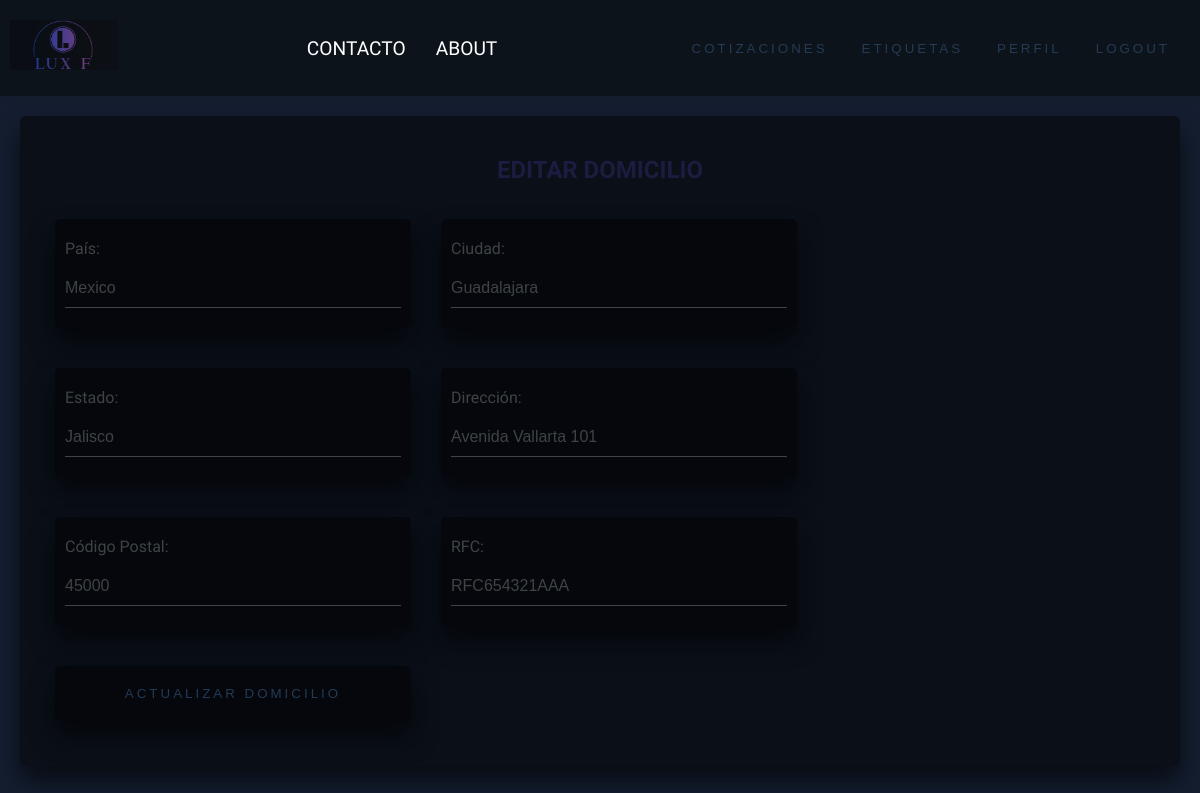
/editar_domicilio.php?id=4 (signed in), run on an earlier commit of the app's database.
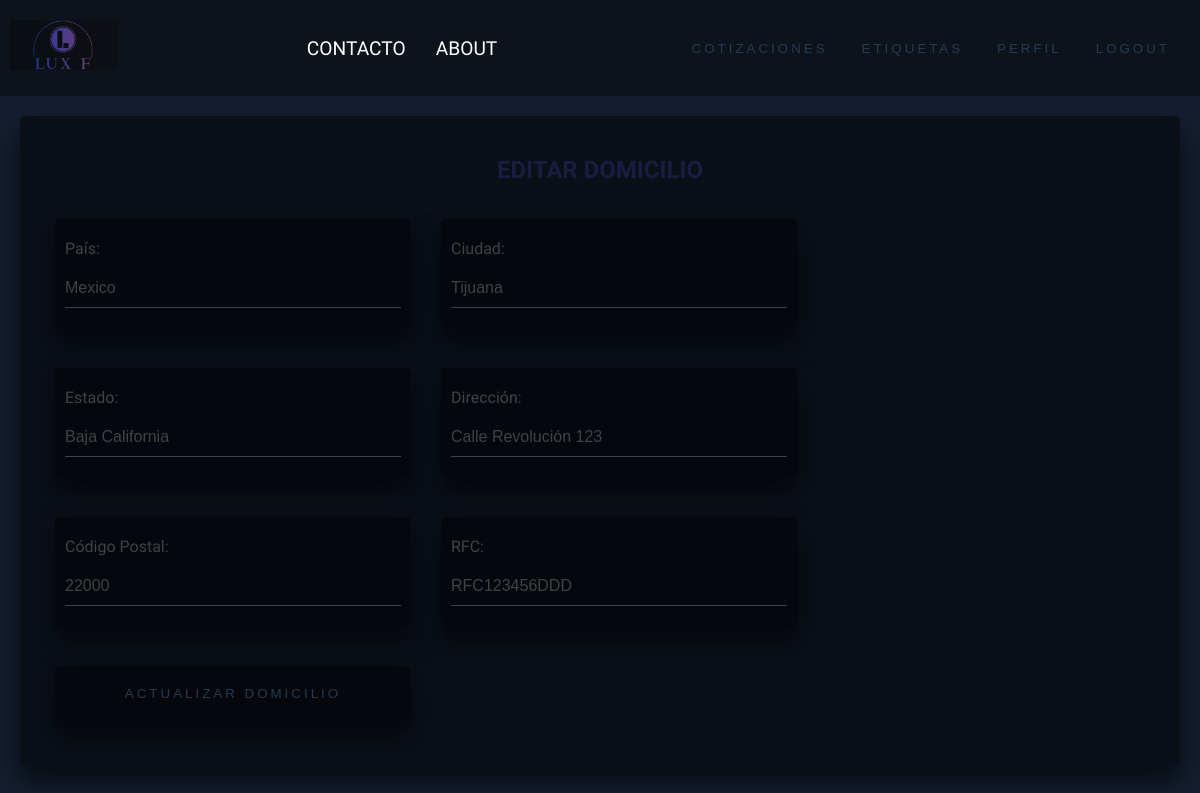
And on a later commit of the database.
### tables this page shows
CREATE TABLE `domicilio` (
  `id_domicilio` int(11) NOT NULL,
  `pais` varchar(20) DEFAULT NULL,
  `ciudad` varchar(20) DEFAULT NULL,
  `Estado` varchar(55) DEFAULT NULL,
  `direccion` varchar(65) DEFAULT NULL,
  `codigo_postal` int(5) DEFAULT NULL,
  `rfc` varchar(13) DEFAULT NULL,
  `id_contacto` int(11) NOT NULL
);

### editar_domicilio.php (the view, shortened to what this page needs)
<?php
$servername = "localhost";
$username = "root";
$password = "";
$database = "luxoflex";
$conn = new mysqli($servername, $username, $password, $database);
if (isset($_GET['id'])) {
    $id_domicilio = $_GET['id'];
    $sql = "SELECT * FROM domicilio WHERE id_domicilio = ?";
    $stmt = $conn->prepare($sql);
    $stmt->bind_param("i", $id_domicilio);
    $stmt->execute();
    $result = $stmt->get_result();
    $domicilio = $result->fetch_assoc();
}
?>
<!DOCTYPE html>
<html lang="es">
<head>
    <link rel="stylesheet" type="text/css" href="Perfil.css">
</head>
<body>
    <header>
        <nav>
            <div class="logo">
                <a href="inicio_users.php">
                    <img src="img_py/LUXFLEX.PNG" alt="LUXO FLEX" />
                </a>
            </div>
            <div class="menu">
                <ul>
                    <li><a href="/pricing">CONTACTO</a></li>
                    <li><a href="/about">ABOUT</a></li>
                </ul>
            </div>
            <div class="cta-buttons">
                <form method="post" action="<?php echo htmlspecialchars($_SERVER["PHP_SELF"]); ?>">
                    <button type="submit" name="venta" class="button">cotizaciones</button>
                    <button type="submit" name="etiquetas" class="button">etiquetas</button>
                    <button type="submit" name="perfil" class="button">perfil</button>
                    <button type="submit" name="logout" class="button">logout</button>
                </form>
            </div>
        </nav>
    </header>
    <div class="card-perfil">
        <h2>Editar Domicilio</h2>
        <form action="editar_domicilio.php?id=<?php echo $id_domicilio; ?>" method="post">
            <div class="card-domicilio">
                <label for="pais">País:</label>
                <input type="text" name="pais" required value="<?php echo $domicilio['pais']; ?>">
            </div>
            <div class="card-domicilio">
                <label for="ciudad">Ciudad:</label>
                <input type="text" name="ciudad" required value="<?php echo $domicilio['ciudad']; ?>">
            </div>
            <div class="card-domicilio">
                <label for="estado">Estado:</label>
                <input type="text" name="estado" required value="<?php echo $domicilio['Estado']; ?>">
            </div>
            <div class="card-domicilio">
                <label for="direccion">Dirección:</label>
                <input type="text" name="direccion" required value="<?php echo $domicilio['direccion']; ?>">
            </div>
            <div class="card-domicilio">
                <label for="codigo_postal">Código Postal:</label>
                <input type="text" name="codigo_postal" required value="<?php echo $domicilio['codigo_postal']; ?>">
            </div>
            <div class="card-domicilio">
                <label for="rfc">RFC:</label>
                <input type="text" name="rfc" required value="<?php echo $domicilio['rfc']; ?>">
            </div>
            <div class="card-domicilio">
            <button type="submit" name="update_domicilio" class="button">Actualizar Domicilio</button>
            </div>
        </form>
    </div>
</body>
</html>

### perfil.css (style rules this page uses)
html { height: 100%; }
body { margin: 0; padding: 0; background-color: #141e30; font-family: "Kanit", sans-serif; font-weight: 300; }
body { --sb-track-color: #232e33; --sb-thumb-color: #6baf8d; --sb-size: 6px; scrollbar-color: var(--sb-thumb-color) var(--sb-track-color); }
header { padding: 20px 0; box-shadow: 0px 0px 10px rgba(0, 0, 0, 0.1); color: #0d131a; transition: box-shadow 300ms cubic-bezier(0.4, 0, 0.2, 1) 0ms; background-color: #0d131a; }
nav { display: flex; justify-content: space-between; align-items: center; }
.logo { display: flex; align-items: center; }
.logo a { text-decoration: none; color: #ffffff; font-size: 1.5em; margin-right: 10px; margin-left: 10px; }
.logo img { max-height: 50px; }
.menu { display: flex; }
.menu ul { list-style-type: none; margin: 0; padding: 0; display: flex; }
.menu li { margin: 0 15px; }
.menu a { text-decoration: none; color: #ffffff; font-size: 1.2em; transition: 0.3s; }
.cta-buttons { display: flex; align-items: center; margin-right: 15px; }
.cta-buttons .button { color: #243b55; display: inline-block; padding: 10px 15px; border: none; border-radius: 5px; text-decoration: none; transition: 0.3s; background: transparent; cursor: pointer; letter-spacing: 3px; overflow: hidden; text-transform: uppercase; }
.card-perfil { padding: 20px; margin: 20px; border-radius: 5px; box-shadow: 0 15px 25px #00000099; background: #00000080; }
.card-perfil h1, h2 { color: #3e3b8f54; text-align: center; text-transform: uppercase; font-family: "Kanit", Light 300; }
.card-perfil form { display: flex; flex-direction: row; flex-wrap: wrap; }
.card-perfil .card-domicilio { display: flex; flex-wrap: wrap; gap: 1px; width: 30%; padding: 10px; margin: 15px; border-radius: 5px; box-shadow: 0 15px 25px #00000099; background: #00000080; margin-bottom: 25px; }
.card-perfil .card-domicilio label { top: 30px; left: 0; padding: 10px 0; font-size: 16px; color: #3e4446; pointer-events: none; transition: 0.5s; }
.card-perfil .card-domicilio input { width: 100%; padding: 10px 0; font-size: 16px; color: #3e4446; margin-bottom: 10px; border: none; border-bottom: 1px solid #3e4446; outline: none; background: transparent; }
.card-perfil .card-domicilio button { color: #243b55; display: inline-block; padding: 10px 15px; border: none; border-radius: 5px; text-decoration: none; transition: 0.3s; background: transparent; cursor: pointer; letter-spacing: 3px; overflow: hidden; text-transform: uppercase; margin: 0 auto; }
button { background-color: #03e9f4; color: #ffffff; padding: 8px 15px; border: none; border-radius: 5px; cursor: pointer; }

What changed in the data, as far as the page shows it:
changed domicilio "Mexico": ciudad "Guadalajara" → "Tijuana"; estado "Jalisco" → "Baja California"; direccion "Avenida Vallarta 101" → "Calle Revolución 123"; codigo_postal "45000" → "22000"; rfc "RFC654321AAA" → "RFC123456DDD"
